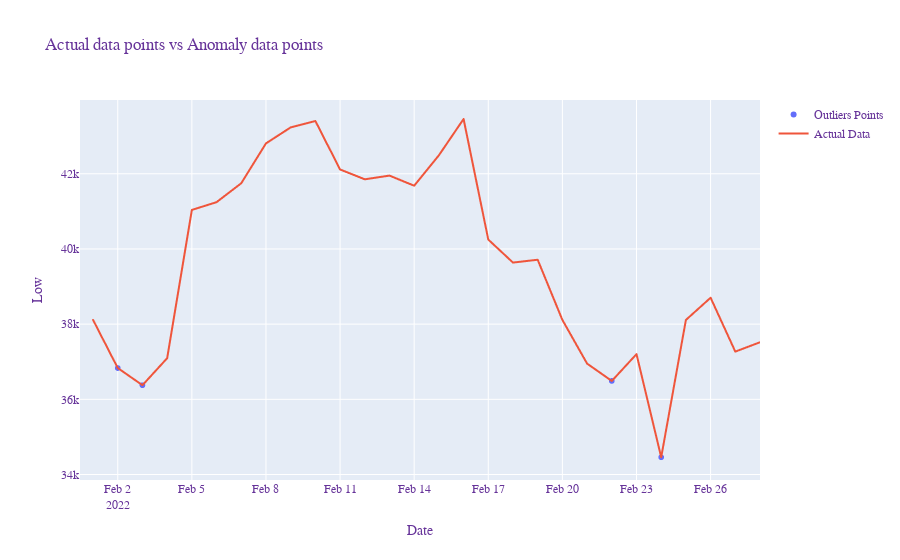

Notebook cell for this chart:
### Code cell
# Plot  anomalies
series = df['Low']
outlier_df = df['Low'][pp]
#plot_anomaly_data22(series, outlier_min)

fig = go.Figure()
    # Add outlier_df trace
fig.add_trace(go.Scattergl(x = outlier_df.index, y = outlier_df,
                    mode='markers',
                    name='Outliers Points'))
    
    #Add df trace
fig.add_trace(go.Scattergl(x = series.index, y = series, mode = 'lines',
                    name='Actual Data'))

fig.update_layout(
    title="Actual data points vs Anomaly data points",
    xaxis_title="Date",
    yaxis_title= str(df.columns[2]),    
    font=dict(
        family="Courier New, monospace",
        size=12,
        color="RebeccaPurple"))

fig.show()

### Figure 1 — Plotly figure (JSON) as saved in the notebook; plotly's stock layout.template omitted (floating-point values rounded to 4 significant figures)
{"data": [{"mode": "markers", "name": "Outliers Points", "type": "scattergl", "x": ["2022-02-02T00:00:00", "2022-02-03T00:00:00", "2022-02-22T00:00:00", "2022-02-24T00:00:00"], "y": [36830.0, 36380.0, 36490.0, 34460.0]}, {"mode": "lines", "name": "Actual Data", "type": "scattergl", "x": ["2022-02-01T00:00:00", "2022-02-02T00:00:00", "2022-02-03T00:00:00", "2022-02-04T00:00:00", "2022-02-05T00:00:00", "2022-02-06T00:00:00", "2022-02-07T00:00:00", "2022-02-08T00:00:00", "2022-02-09T00:00:00", "2022-02-10T00:00:00", "2022-02-11T00:00:00", "2022-02-12T00:00:00", "2022-02-13T00:00:00", "2022-02-14T00:00:00", "2022-02-15T00:00:00", "2022-02-16T00:00:00", "2022-02-17T00:00:00", "2022-02-18T00:00:00", "2022-02-19T00:00:00", "2022-02-20T00:00:00", "2022-02-21T00:00:00", "2022-02-22T00:00:00", "2022-02-23T00:00:00", "2022-02-24T00:00:00", "2022-02-25T00:00:00", "2022-02-26T00:00:00", "2022-02-27T00:00:00", "2022-02-28T00:00:00"], "y": [38110.0, 36830.0, 36380.0, 37090.0, 41040.0, 41240.0, 41750.0, 42810.0, 43230.0, 43400.0, 42110.0, 41850.0, 41950.0, 41680.0, 42490.0, 43460.0, 40250.0, 39640.0, 39710.0, 38110.0, 36950.0, 36490.0, 37200.0, 34460.0, 38110.0, 38700.0, 37270.0, 37520.0]}], "layout": {"font": {"color": "RebeccaPurple", "family": "Courier New, monospace", "size": 12}, "title": {"text": "Actual data points vs Anomaly data points"}, "xaxis": {"title": {"text": "Date"}}, "yaxis": {"title": {"text": "Low"}}}}
